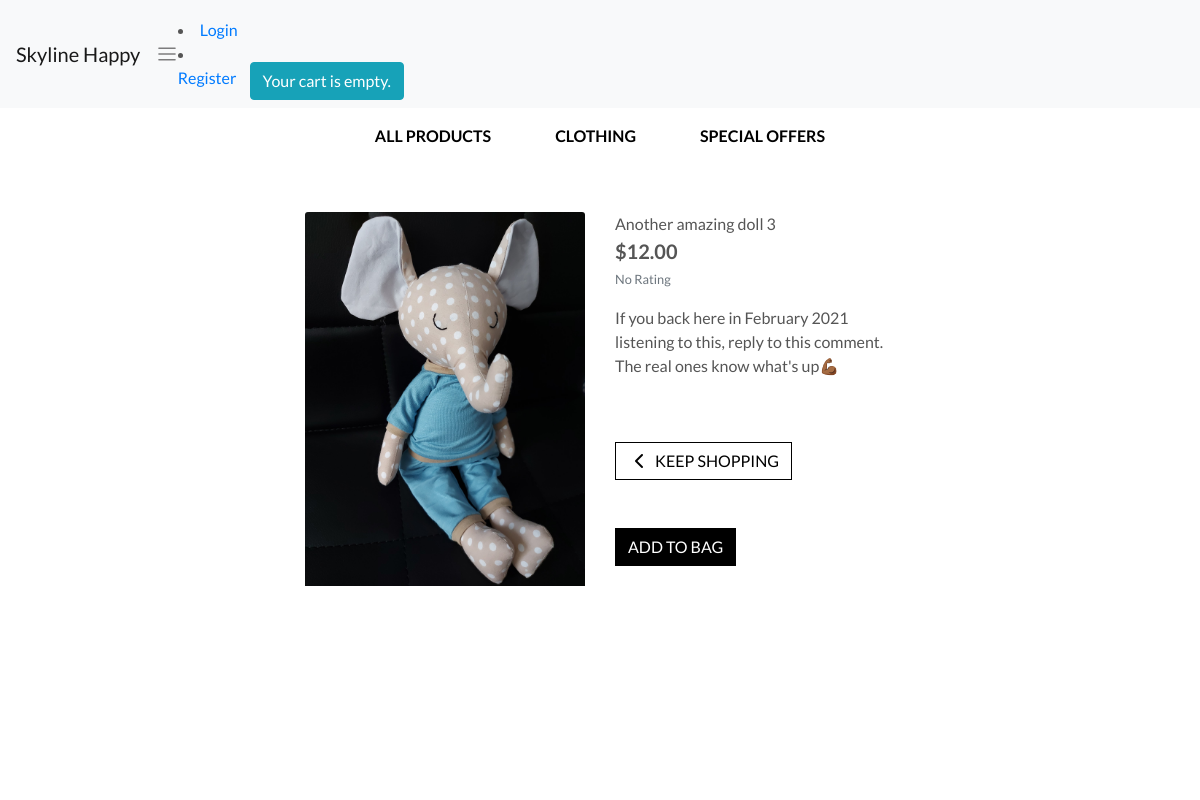
The app's page /38/ with its own data.
### home/models.py (models this page shows, shortened)
class Product(models.Model):
    sku = models.CharField(max_length=254, null=True, blank=True)
    name = models.CharField(max_length=254)
    description = models.TextField()
    price = models.DecimalField(max_digits=6, decimal_places=2)
    rating = models.DecimalField(max_digits=6, decimal_places=2, null=True,
                                 blank=True)
    image_url = models.URLField(max_length=1024, null=True, blank=True)
    image = models.ImageField(null=True, blank=True)

### home/views.py (the view)
# urls.py: path('<int:product_id>/', views.product_detail, name='product_detail'),
def product_detail(request, product_id):
    product = get_object_or_404(Product, pk=product_id)
    context = {
        'product': product,
    }
    return render(request, 'product_detail.html', context)

### bag/contexts.py (called while the page is built, shortened)
def bag_contents(request):
    bag_items = []
    total = 0
    product_count = 0
    bag = request.session.get('bag', {})
    if total < settings.FREE_DELIVERY_THRESHOLD:
        delivery = total * Decimal(settings.STANDARD_DELIVERY_PERCENTAGE / 100)
        free_delivery_delta = settings.FREE_DELIVERY_THRESHOLD - total
    else:
        delivery = 0
        free_delivery_delta = 0
    grand_total = delivery + total
    context = {
        'bag_items': bag_items,
        'total': total,
        'product_count': product_count,
        'delivery': delivery,
        'free_delivery_delta': free_delivery_delta,
        'free_delivery_threshold': settings.FREE_DELIVERY_THRESHOLD,
        'grand_total': grand_total,
    }
    return context

### home/templates/product_detail.html (shortened to what this page needs)
{% extends "base.html" %}
{% load static %}
{% block content %}
    <div class="overlay"></div>
    <div class="container-fluid">
        <div class="row">
            <div class="col-12 col-md-6 col-lg-4 offset-lg-2">
                <div class="image-container my-5">
                    {% if product.image %}
                        <a href="{{ product.image.url }}" target="_blank">
                            <img class="card-img-top img-fluid" src="{{ product.image.url }}" alt="{{ product.name }}">
                        </a>
                        {% else %}
                        <a href="">
                            <img class="card-img-top img-fluid" src="{{ MEDIA_URL }}noimage.png" alt="{{ product.name }}">
                        </a>
                    {% endif %}
                </div>
            </div>
            <div class="col-12 col-md-6 col-lg-4">
                <div class="product-details-container mb-5 mt-md-5">
                    <p class="mb-0">{{ product.name }}</p>
                    <p class="lead mb-0 text-left font-weight-bold">${{ product.price }}</p>
                    {% if product.rating %}
                        <small class="text-muted"><i class="fas fa-star mr-1"></i>{{ product.rating }} / 5</small>
                    {% else %}
                        <small class="text-muted">No Rating</small>
                    {% endif %}
                    <p class="mt-3">{{ product.description }}</p>
                    <form class="form" action="{% url 'add_to_bag' product.id %}" method="POST">
                        <div class="form-row">
                            <div class="col{% if s %}-12 mt-2{% endif %}">
                                <a href="{% url 'products' %}" class="btn btn-outline-black rounded-0 mt-5">
                                    <span class="icon">
                                        <i class="fas fa-chevron-left"></i>
                                    </span>
                                    <span class="text-uppercase">Keep Shopping</span>
                                </a>
                                <input type="submit" class="btn btn-black rounded-0 text-uppercase mt-5" value="Add to Bag">
                            </div>
                        </div>
                    </form>
                </div>
            </div>
        </div>
    </div>
{% endblock %}

### static/Skyline/css/base.css (style rules this page uses)
html { height: 100%; }
body { background: url('https://browser-salmon-basilisk-bqpjrr32.ws-eu03.gitpod.io/workspace/Skyline9/Skyline/static/Skyline/images/8905500_stock-vector-joyful-and-happy-children-jumping-on-the-grass.jpg') no-repeat center center fixed; background-size: cover; height: calc(100vh - 164px); color: #555; font-family: 'Lato'; }
.overlay { height: 100%; width: 100%; top: 0; left: 0; position: fixed; background: white; z-index: -1; }
.icon { align-items: center; display: inline-flex; justify-content: center; height: 1.5rem; width: 1.5rem; }
.btn-black { background: black; color: white; }
.btn-outline-black { background: white; color: black !important; border: 1px solid black; }

### records on screen
Product: image (picture), name "Another amazing doll 3", price "12.00", description "If you back here in February 2021 listening to this, reply to this comment. The real ones know what's up💪🏾"
